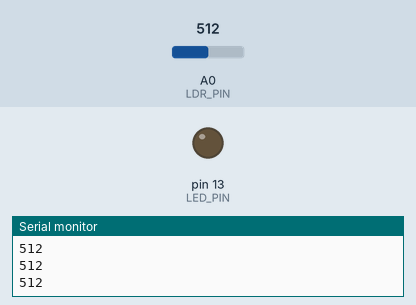
The sketch below on a simulated Arduino Uno, built with avr-gcc and run on an emulated ATmega328P. Shown: output pins drawn as LEDs (lit = HIGH), the last lines printed to the serial monitor. Inputs (shaded band) come from the test bench; at power-on: A0 (LDR_PIN) = 512.

Above: at 1.2 s.
1.3 s: A0 (LDR_PIN) set to 490
At 2.2 s:
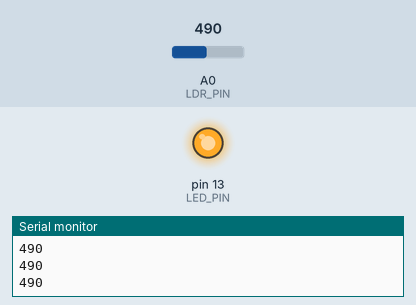
2.8 s: A0 (LDR_PIN) set to 510
At 3.5 s:
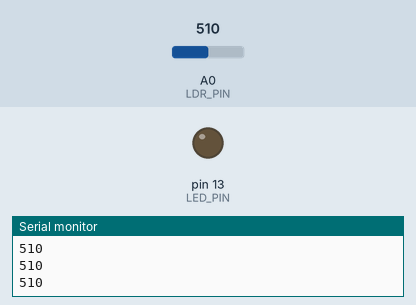
4.3 s: A0 (LDR_PIN) set to 306
At 4.8 s:
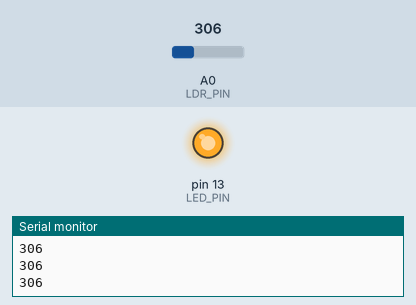
Timing chart, 0 to 7.3 s (numbered marks = the images above; inputs shaded):
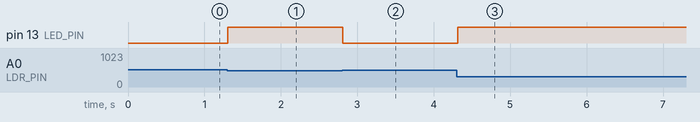

The sketch:

AutomaticStreetLightController.ino
```cpp
#define LDR_PIN A0 // LDR connected to analog pin A0
#define LED_PIN 13 // LED or relay connected to digital pin 13

void setup() {
pinMode(LED_PIN, OUTPUT);
Serial.begin(9600);
}

void loop() {
int ldrValue = analogRead(LDR_PIN); // Read LDR value
Serial.println(ldrValue); // Print LDR value for debugging

if (ldrValue < 500) { // Threshold for darkness
digitalWrite(LED_PIN, HIGH); // Turn ON the light
} else {
digitalWrite(LED_PIN, LOW); // Turn OFF the light
}
delay(100); // Small delay for stability
}
```

Measured:
- the behaviour switches between 500 and 499 on A0 (LDR_PIN) (found by bisection; images 0 and 1)
- after the input at 1.3 s, pin 13 (LED_PIN): LOW → HIGH at once
- after the input at 2.8 s, pin 13 (LED_PIN): HIGH → LOW at once
- after the input at 4.3 s, pin 13 (LED_PIN): LOW → HIGH at once
